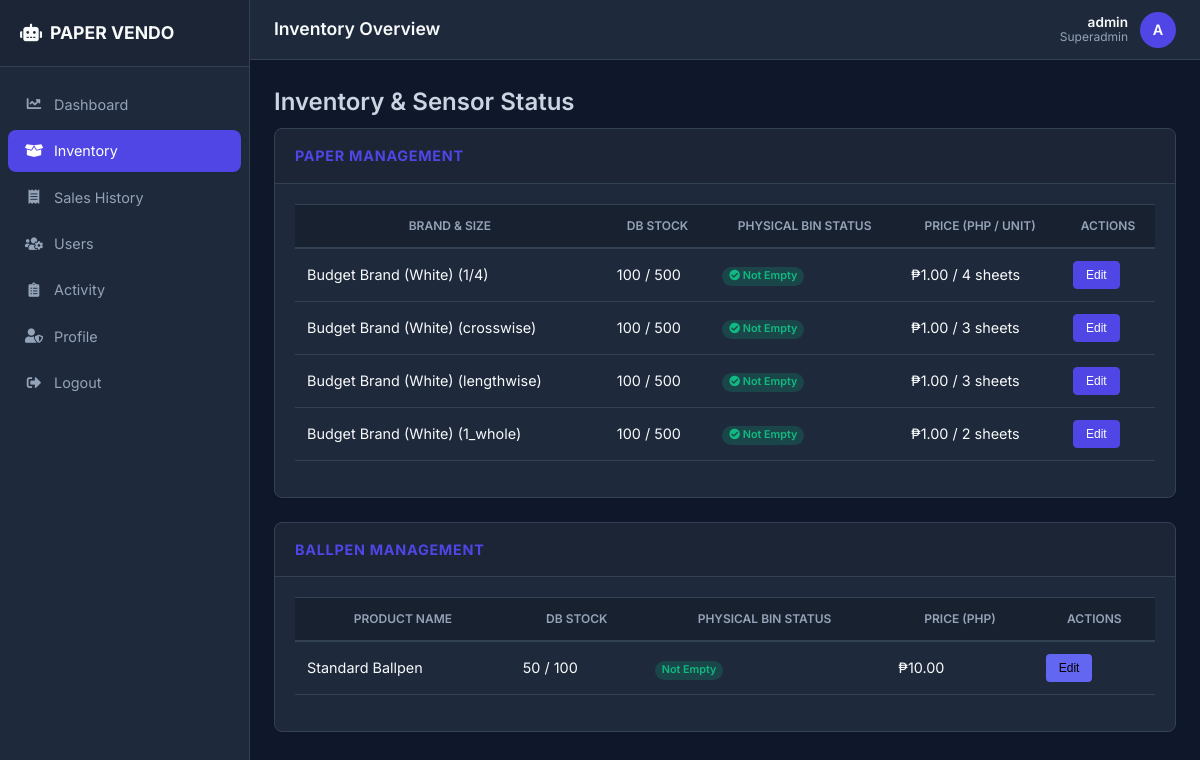
The page /inventory.php (signed in) on the database its author committed.
### tables this page shows
CREATE TABLE `paper_settings` (
  `id` int(11) NOT NULL AUTO_INCREMENT,
  `brand_name` varchar(100) NOT NULL,
  `paper_size` enum('1/4','crosswise','lengthwise','1_whole') NOT NULL DEFAULT '1_whole',
  `cost_per_unit` decimal(10,2) NOT NULL DEFAULT 1.00,
  `sheets_per_unit` int(11) NOT NULL DEFAULT 1,
  `current_stock` int(11) NOT NULL DEFAULT 0,
  `max_capacity` int(11) DEFAULT 500,
  `physical_status` enum('Good','Empty') NOT NULL DEFAULT 'Good',  
  `image` varchar(255) DEFAULT NULL,
  PRIMARY KEY (`id`)
);

CREATE TABLE `ballpen_settings` (
  `id` int(11) NOT NULL AUTO_INCREMENT,
  `item_name` varchar(100) NOT NULL DEFAULT 'Ballpen',
  `cost_per_unit` decimal(10,2) NOT NULL DEFAULT 10.00,
  `current_stock` int(11) NOT NULL DEFAULT 0,
  `max_capacity` int(11) DEFAULT 100,
  `physical_status` enum('Good','Empty') NOT NULL DEFAULT 'Good',  
  PRIMARY KEY (`id`)
);

### inventory.php (the view, shortened to what this page needs)
<?php
require_once 'auth.php';
?>
<!DOCTYPE html>
<html lang="en">
<head>
    <link rel="stylesheet" href="style.css">
    <link href="https://cdnjs.cloudflare.com/ajax/libs/font-awesome/5.15.3/css/all.min.css" rel="stylesheet">
</head>
<body>
    <div class="dashboard-wrapper">
        <?php include 'navbar.php'; ?>
        <div id="content">
            <?php include 'header.php'; ?>
            <div class="container-fluid">
                <h1 class="h3 mb-4 text-gray-800">Inventory & Sensor Status</h1>
                <div class="card shadow mb-4">
                    <div class="card-header py-3"><h6>Paper Management</h6></div>
                    <div class="card-body">
                        <div class="table-responsive">
                            <table class="table table-bordered">
                                <thead>
                                    <tr>
                                        <th>Brand & Size</th>
                                        <th>DB Stock</th>
                                        <th>Physical Bin Status</th>
                                        <th>Price (PHP / Unit)</th>
                                        <th>Actions</th>
                                    </tr>
                                </thead>
                                <tbody>
                                    <?php
                                    $res = $conn->query("SELECT * FROM paper_settings");
                                    while($row = $res->fetch_assoc()):
                                        $status_text = ($row['physical_status'] == 'Empty') ? 'Empty' : 'Not Empty';
                                        $s_color = ($row['physical_status'] == 'Empty') ? 'danger' : 'success';
                                        $s_icon = ($row['physical_status'] == 'Empty') ? 'fa-times-circle' : 'fa-check-circle';
                                    ?>
                                    <tr>
                                        <td><?php echo $row['brand_name'] . " (" . $row['paper_size'] . ")"; ?></td>
                                        <td><?php echo $row['current_stock'] . " / " . $row['max_capacity']; ?></td>
                                        <td>
                                            <span class="badge badge-<?php echo $s_color; ?>">
                                                <i class="fas <?php echo $s_icon; ?>"></i> <?php echo $status_text; ?>
                                            </span>
                                        </td>
                                        <td>₱<?php echo $row['cost_per_unit'] . " / " . $row['sheets_per_unit'] . " sheets"; ?></td>
                                        <td>
                                            <button class="btn btn-primary btn-sm" onclick="openEditModal(<?php echo htmlspecialchars(json_encode($row)); ?>)">Edit</button>
                                        </td>
                                    </tr>
                                    <?php endwhile; ?>
                                </tbody>
                            </table>
                        </div>
                    </div>
                </div>
                <div class="card shadow mb-4">
                    <div class="card-header py-3"><h6>Ballpen Management</h6></div>
                    <div class="card-body">
                        <div class="table-responsive">
                            <table class="table table-bordered">
                                <thead>
                                    <tr>
                                        <th>Product Name</th>
                                        <th>DB Stock</th>
                                        <th>Physical Bin Status</th>
                                        <th>Price (PHP)</th>
                                        <th>Actions</th>
                                    </tr>
                                </thead>
                                <tbody>
                                    <?php
                                    $res = $conn->query("SELECT * FROM ballpen_settings");
                                    while($row = $res->fetch_assoc()):
                                        $status_text = ($row['physical_status'] == 'Empty') ? 'Empty' : 'Not Empty';
                                        $s_color = ($row['physical_status'] == 'Empty') ? 'danger' : 'success';
                                    ?>
                                    <tr>
                                        <td><?php echo $row['item_name']; ?></td>
                                        <td><?php echo $row['current_stock'] . " / " . $row['max_capacity']; ?></td>
                                        <td><span class="badge badge-<?php echo $s_color; ?>"><?php echo $status_text; ?></span></td>
                                        <td>₱<?php echo number_format($row['cost_per_unit'], 2); ?></td>
                                        <td>
                                            <button class="btn btn-sm text-white" style="background:#6366f1;" onclick="openPenModal(<?php echo htmlspecialchars(json_encode($row)); ?>)">Edit</button>
                                        </td>
                                    </tr>
                                    <?php endwhile; ?>
                                </tbody>
                            </table>
                        </div>
                    </div>
                </div>
            </div>
        </div>
    </div>
</body>
</html>

### navbar.php
<?php
$base_url = basename($_SERVER['PHP_SELF']);
?>
<div id="sidebar">
    <div class="sidebar-header">
        <i class="fas fa-robot"></i> PAPER VENDO
    </div>
    <ul class="sidebar-menu">
        <li>
            <a href="dashboard.php" class="<?php echo ($base_url == 'dashboard.php') ? 'active' : ''; ?>">
                <i class="fas fa-chart-line"></i> Dashboard
            </a>
        </li>
        <li>
            <a href="inventory.php" class="<?php echo ($base_url == 'inventory.php') ? 'active' : ''; ?>">
                <i class="fas fa-box-open"></i> Inventory
            </a>
        </li>
        <li>
            <a href="transactions.php" class="<?php echo ($base_url == 'transactions.php') ? 'active' : ''; ?>">
                <i class="fas fa-receipt"></i> Sales History
            </a>
        </li>
        <li>
            <a href="users.php" class="<?php echo ($base_url == 'users.php') ? 'active' : ''; ?>">
                <i class="fas fa-users-cog"></i> Users
            </a>
        </li>
        <li>
            <a href="logs.php" class="<?php echo ($base_url == 'logs.php') ? 'active' : ''; ?>">
                <i class="fas fa-clipboard-list"></i> Activity
            </a>
        </li>
        <li>
            <a href="profile.php" class="<?php echo ($base_url == 'profile.php') ? 'active' : ''; ?>">
                <i class="fas fa-user-shield"></i> Profile
            </a>
        </li>
        <li>
            <a href="logout.php">
                <i class="fas fa-sign-out-alt"></i> Logout
            </a>
        </li>
    </ul>
</div>

### header.php (shortened to what this page needs)
<?php
$current_page = basename($_SERVER['PHP_SELF'], ".php");
$page_title = ucfirst($current_page);
?>
<div class="topbar">
    <h2 style="text-transform: capitalize;"><?php echo $page_title; ?> Overview</h2>
    <div class="user-profile">
        <div class="user-info">
            <span class="user-name">
                <?php echo isset($_SESSION['username']) ? htmlspecialchars($_SESSION['username']) : 'Admin'; ?>
            </span>
            <span class="user-role">
                <?php echo isset($_SESSION['role']) ? ucfirst(htmlspecialchars($_SESSION['role'])) : 'Super Admin'; ?>
            </span>
        </div>
        <div class="user-avatar">
            <?php echo isset($_SESSION['username']) ? strtoupper(substr($_SESSION['username'], 0, 1)) : 'A'; ?>
        </div>
    </div>
</div>

### rows shown on the page
paper_settings: brand_name "Budget Brand (White)", paper_size "1/4", current_stock "100", max_capacity "500", physical_status "Not Empty", cost_per_unit "1.00", sheets_per_unit "4"
paper_settings: brand_name "Budget Brand (White)", paper_size "crosswise", current_stock "100", max_capacity "500", physical_status "Not Empty", cost_per_unit "1.00", sheets_per_unit "3"
paper_settings: brand_name "Budget Brand (White)", paper_size "lengthwise", current_stock "100", max_capacity "500", physical_status "Not Empty", cost_per_unit "1.00", sheets_per_unit "3"
paper_settings: brand_name "Budget Brand (White)", paper_size "1_whole", current_stock "100", max_capacity "500", physical_status "Not Empty", cost_per_unit "1.00", sheets_per_unit "2"
ballpen_settings: item_name "Standard Ballpen", current_stock "50", max_capacity "100", physical_status "Not Empty", cost_per_unit "10.00"

### other values the page prints
$page_title "Inventory"
$_SESSION['username'] "admin"
$_SESSION['role'] "Superadmin"
substr($_SESSION['username'], 0, 1) "A"
